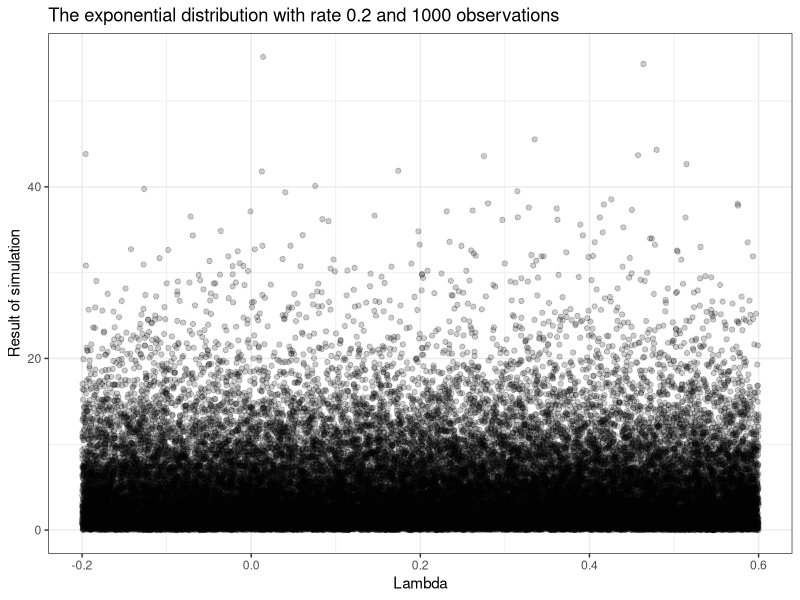
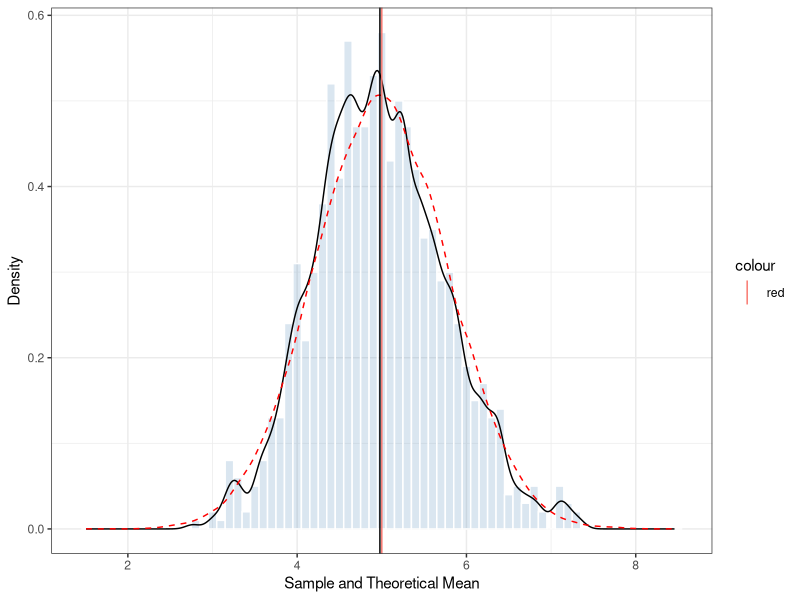

Write R code to recreate these figures, in order.
## ---- chunk 1
library(ggplot2)
## ---- chunk 2
set.seed(137)
lambda = 0.2
n_draws = 40  # no. of draws of random exponentials in each simulation
n_sim = 1000  # no. of simulations
# Function to generate 40 exponentials during each iterations. 
cfunc <- function(sim_no) {
    sim_result <- rexp(n_draws, lambda)
    return(data.frame(simno = sim_no, simResult = sim_result, simMean =
                        mean(sim_result)))
}
df = do.call(rbind,lapply(1:1000, cfunc))
## ---- chunk 3
qplot(lambda,simResult,data=df, geom="jitter", alpha=I(.2), 
main="The exponential distribution with rate 0.2 and 1000 observations",
xlab="Lambda", 
ylab="Result of simulation")+ 
theme_bw()
## ---- chunk 4
theoretical_mean = 1/lambda
sample_mean = mean(df$simMean)
## ---- chunk 5
theoretical_variance = ((1/lambda)/sqrt(n_draws))^2
sample_variance = var(df$simMean)
## ---- chunk 6
g <- ggplot(df, aes(simMean)) 
g <- g +  geom_histogram(alpha = .20, binwidth=.1, aes(y=..density..),
                         color='white',fill="steelblue")
g <- g + geom_density()
g <- g + geom_density(inherit.aes=F, 
                        aes(rnorm(n=1000 * n_draws,
                                   mean=theoretical_mean,
                                   sd = sqrt(theoretical_variance))),
                        linetype='dashed',col = "red")
g <- g + geom_vline(aes(xintercept=sample_mean))
g <- g + geom_vline(aes(xintercept=theoretical_mean,col = "red"))
g <- g + theme_bw()
g <- g + xlab("Sample and Theoretical Mean")
g <- g + ylab("Density")
g
